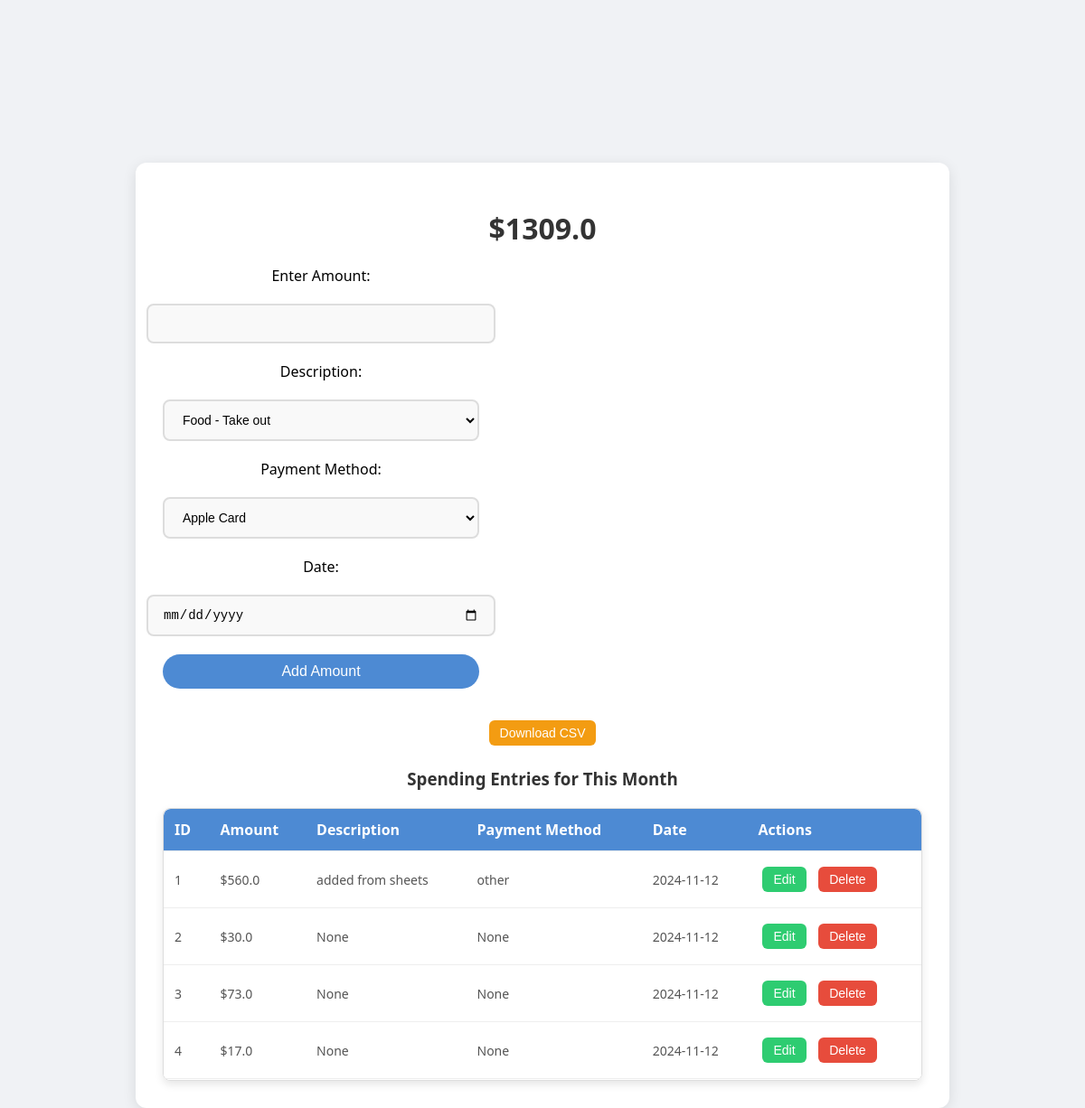
Page /budget on the committed database.
### app.py (models this page shows)
class Spending(db.Model):
    id = db.Column(db.Integer, primary_key=True, autoincrement=True)
    amount = db.Column(db.Float, nullable=False)
    description = db.Column(db.String(255), nullable=True)
    payment_method = db.Column(db.String(50), nullable=True)
    date = db.Column(db.DateTime, default=lambda: datetime.now(ZoneInfo("America/New_York")))

### app.py (the view)
@app.route('/budget', methods=['GET'])
def track_spending_page():
    current_month = datetime.utcnow().month
    current_year = datetime.utcnow().year
    total_spending = db.session.query(db.func.sum(Spending.amount)).filter(
        db.extract('month', Spending.date) == current_month,
        db.extract('year', Spending.date) == current_year
    ).scalar() or 0  # Default to 0 if no data
    spending_entries = Spending.query.filter(
        db.extract('month', Spending.date) == current_month,
        db.extract('year', Spending.date) == current_year
    ).all()
    return render_template('budget.html', total_spending=total_spending, spending_entries=spending_entries)

### templates/budget.html (shortened to what this page needs)
<!DOCTYPE html>
<html lang="en">
<head>
    <link rel="stylesheet" href="{{ url_for('static', filename='styles.css') }}">
</head>
<body>
    <div class="container">
        <h1>${{ total_spending }}</h1>
        <form id="addSpendingForm" class="form-container">
            <label for="amount">Enter Amount:</label>
            <input type="number" id="amount" name="amount" step="0.01" required>
            <label for="description">Description:</label>
            <select id="description" name="description">
                <option value="food_take_out">Food - Take out</option>
            </select>
            <label for="payment_method">Payment Method:</label>
            <select id="payment_method" name="payment_method">
                <option value="apple_card">Apple Card</option>
            </select>
            <label for="date">Date:</label>
            <input type="date" id="date" name="date" required>
            <button type="submit" id="submitButton">Add Amount</button>
        </form>
        <button class="download-button" onclick="window.location.href='/download_csv'">Download CSV</button>
        <h3>Spending Entries for This Month</h3>
        <div class="table-container">
            <table id="spendingTable">
                <thead>
                    <tr>
                        <th>ID</th>
                        <th>Amount</th>
                        <th>Description</th>
                        <th>Payment Method</th>
                        <th>Date</th>
                        <th>Actions</th>
                    </tr>
                </thead>
                <tbody>
                    {% for entry in spending_entries %}
                        <tr data-id="{{ entry.id }}">
                            <td>{{ entry.id }}</td>
                            <td>${{ entry.amount }}</td>
                            <td>{{ entry.description }}</td>
                            <td>{{ entry.payment_method }}</td>
                            <td>{{ entry.date.strftime('%Y-%m-%d') }}</td>
                            <td>
                                <button class="edit-button" onclick="editEntry({{ entry.id }})">Edit</button>
                                <button class="delete-button" onclick="confirmDelete({{ entry.id }})">Delete</button>
                            </td>
                        </tr>
                    {% endfor %}
                </tbody>
            </table>
        </div>
    </div>

### static/styles.css (style rules this page uses)
body { font-family: 'Segoe UI', Tahoma, Geneva, Verdana, sans-serif; margin: 0; padding: 0; display: flex; flex-direction: column; justify-content: flex-start; align-items: center; height: 100vh; background-color: #f0f2f5; overflow-x: hidden; padding-top: 80px; transition: all 0.3s ease-in-out; }
.container { width: 100%; max-width: 900px; text-align: center; padding: 30px; box-sizing: border-box; margin-top: 100px; background-color: #ffffff; border-radius: 12px; box-shadow: 0 4px 15px rgba(0, 0, 0, 0.1); transition: all 0.3s ease-in-out; }
.form-container { display: flex; flex-direction: column; align-items: center; width: 100%; max-width: 350px; margin-bottom: 20px; }
.form-container label, .form-container input, .form-container select, .form-container button { width: 100%; margin: 10px 0; }
h1, h2, h3 { color: #333; font-weight: 600; margin-bottom: 10px; }
input, select { margin-bottom: 15px; padding: 12px 16px; width: 100%; max-width: 350px; border: 2px solid #ddd; border-radius: 8px; font-size: 14px; outline: none; background-color: #f9f9f9; transition: border-color 0.3s ease-in-out; }
button { padding: 10px 20px; font-size: 16px; color: white; background-color: #4d8ad3; border: none; border-radius: 50px; cursor: pointer; margin-top: 15px; transition: background-color 0.3s ease-in-out, transform 0.3s ease; }
.table-container { max-height: 300px; overflow-y: auto; margin-top: 20px; border: 1px solid #ddd; border-radius: 8px; box-shadow: 0 4px 10px rgba(0, 0, 0, 0.1); }
table { width: 100%; border-collapse: collapse; margin: 0; background-color: #fff; border-radius: 8px; overflow: hidden; }
th { background-color: #4d8ad3; color: white; padding: 12px; font-weight: 600; text-align: left; position: sticky; top: 0; z-index: 1; box-shadow: 0 2px 5px rgba(0, 0, 0, 0.1); }
td { padding: 12px; border-top: 1px solid #eee; text-align: left; font-size: 14px; color: #555; }
.delete-button, .edit-button, .download-button { padding: 6px 12px; font-size: 14px; border-radius: 6px; cursor: pointer; border: none; margin: 5px; transition: background-color 0.3s ease-in-out; }
.delete-button { background-color: #e74c3c; color: white; }
.edit-button { background-color: #2ecc71; color: white; }
.download-button { background-color: #f39c12; color: white; }

### rows in the picture
Spending: id "1", amount "560.0", description "added from sheets", payment_method "other", date "2024-11-12"
Spending: id "2", amount "30.0", description "None", payment_method "None", date "2024-11-12"
Spending: id "3", amount "73.0", description "None", payment_method "None", date "2024-11-12"
Spending: id "4", amount "17.0", description "None", payment_method "None", date "2024-11-12"

### other values in the picture
{{ total_spending }} "1309.0"
